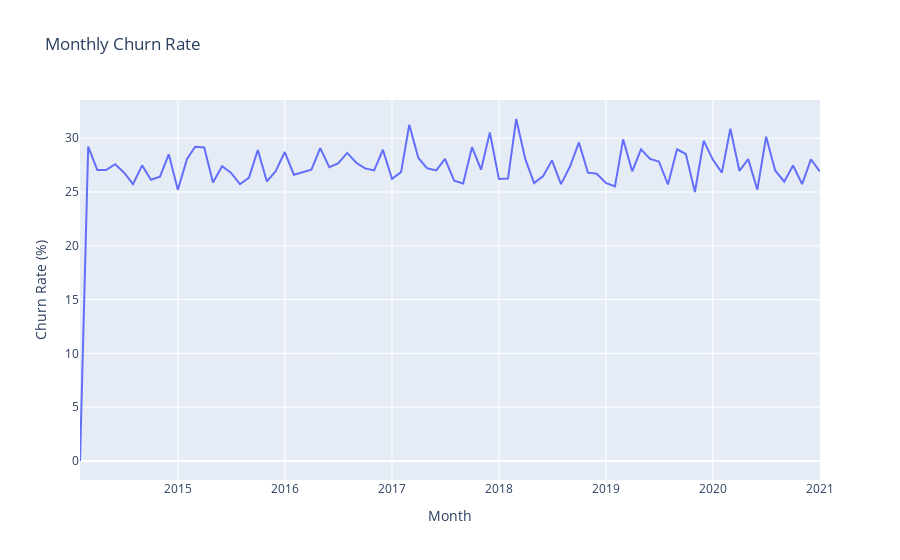

The notebook cell saved with this chart:
### Markdown cell above
### **Data Visualisations of Monthly Churn Rate**
#### **1. Line graph of monthly churn rate from 2014 to 2021**

### Code cell
# Plot the monthly churn rate
plot_monthly_graph(monthly_churn_df)

### Figure 1 — Plotly figure (JSON) as saved in the notebook; plotly's stock layout.template omitted (floating-point values rounded to 4 significant figures)
{"data": [{"hovertemplate": "Month=%{x}<br>Churn Rate (%)=%{y}<extra></extra>", "legendgroup": "", "line": {"color": "#636efa", "dash": "solid"}, "marker": {"symbol": "circle"}, "mode": "lines", "name": "", "orientation": "v", "showlegend": false, "type": "scatter", "x": ["2014-02", "2014-03", "2014-04", "2014-05", "2014-06", "2014-07", "2014-08", "2014-09", "2014-10", "2014-11", "2014-12", "2015-01", "2015-02", "2015-03", "2015-04", "2015-05", "2015-06", "2015-07", "2015-08", "2015-09", "2015-10", "2015-11", "2015-12", "2016-01", "2016-02", "2016-03", "2016-04", "2016-05", "2016-06", "2016-07", "2016-08", "2016-09", "2016-10", "2016-11", "2016-12", "2017-01", "2017-02", "2017-03", "2017-04", "2017-05", "2017-06", "2017-07", "2017-08", "2017-09", "2017-10", "2017-11", "2017-12", "2018-01", "2018-02", "2018-03", "2018-04", "2018-05", "2018-06", "2018-07", "2018-08", "2018-09", "2018-10", "2018-11", "2018-12", "2019-01", "2019-02", "2019-03", "2019-04", "2019-05", "2019-06", "2019-07", "2019-08", "2019-09", "2019-10", "2019-11", "2019-12", "2020-01", "2020-02", "2020-03", "2020-04", "2020-05", "2020-06", "2020-07", "2020-08", "2020-09", "2020-10", "2020-11", "2020-12", "2021-01"], "xaxis": "x", "y": [0, 29.22, 27.04, 27.04, 27.59, 26.81, 25.73, 27.48, 26.14, 26.43, 28.5, 25.2, 28.04, 29.21, 29.14, 25.88, 27.4, 26.79, 25.72, 26.34, 28.91, 25.98, 26.93, 28.71, 26.6, 26.83, 27.08, 29.08, 27.31, 27.66, 28.63, 27.72, 27.19, 27.0, 28.93, 26.22, 26.85, 31.25, 28.16, 27.2, 27.0, 28.08, 26.05, 25.8, 29.17, 27.07, 30.52, 26.2, 26.24, 31.78, 28.08, 25.83, 26.49, 27.94, 25.73, 27.4, 29.61, 26.79, 26.69, 25.84, 25.52, 29.89, 26.93, 28.97, 28.08, 27.84, 25.7, 28.97, 28.53, 25.0, 29.76, 28.01, 26.8, 30.88, 26.96, 28.06, 25.2, 30.14, 27.01, 25.95, 27.46, 25.73, 28.03, 26.9], "yaxis": "y"}], "layout": {"hovermode": "x unified", "legend": {"tracegroupgap": 0}, "title": {"text": "Monthly Churn Rate"}, "xaxis": {"anchor": "y", "domain": [0, 1], "title": {"text": "Month"}}, "yaxis": {"anchor": "x", "domain": [0, 1], "title": {"text": "Churn Rate (%)"}}}}
